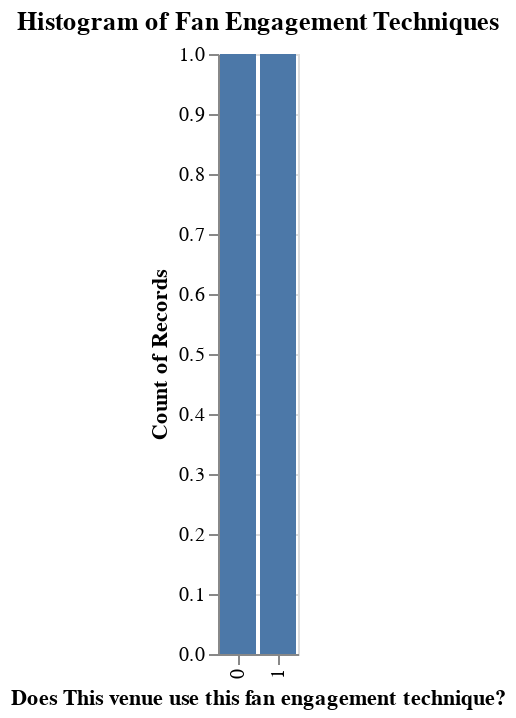

Source (notebook cell):
### Code cell
print(value_counts1[1])
charts[1]

### Figure 1 — Vega-Lite specification as saved in the notebook (floating-point values rounded to 4 significant figures)
{"config": {"view": {"continuousWidth": 300, "continuousHeight": 300}}, "data": {"name": "data-cfdf994a61b379969f6be150aeed5707"}, "mark": {"type": "bar"}, "encoding": {"x": {"field": "category", "title": "Does This venue use this fan engagement technique?", "type": "nominal"}, "y": {"field": "count", "title": "Count of Records", "type": "quantitative"}}, "title": "Histogram of Fan Engagement Techniques", "$schema": "https://vega.github.io/schema/vega-lite/v5.20.1.json", "datasets": {"data-cfdf994a61b379969f6be150aeed5707": [{"category": 0, "count": 1}, {"category": 1, "count": 1}]}}
